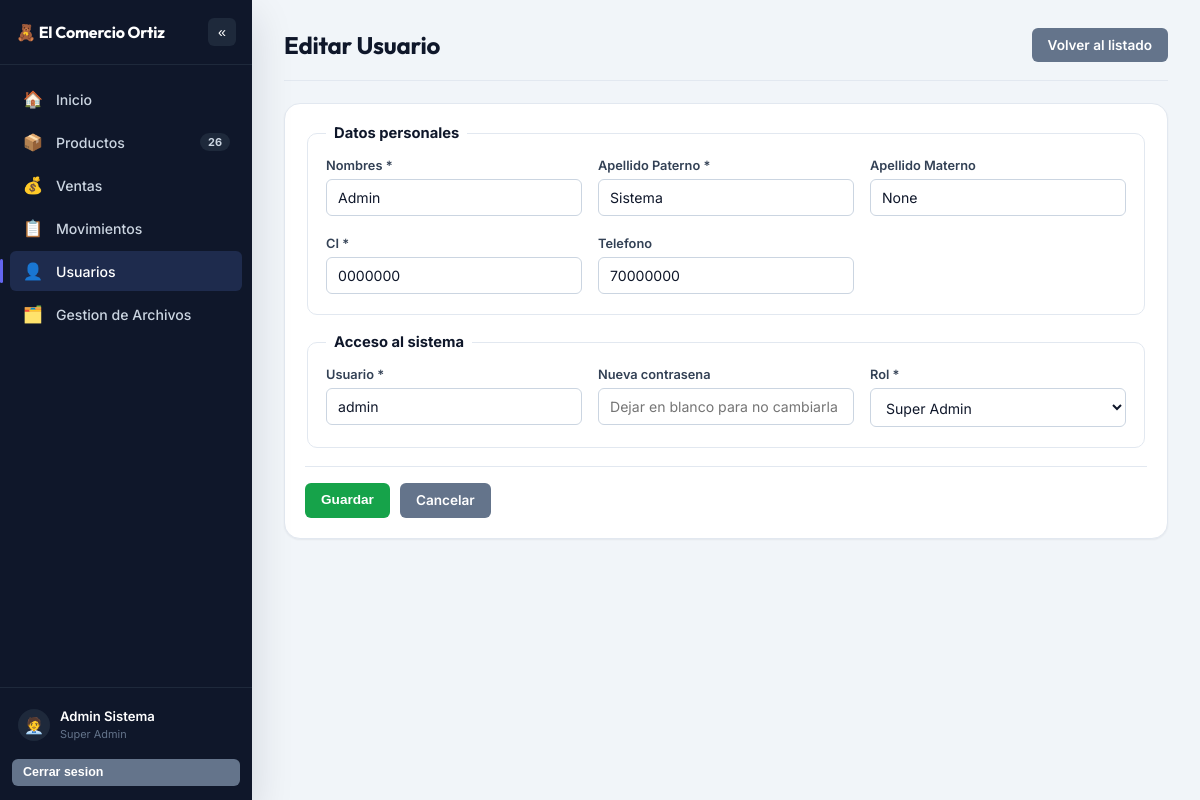
The app's page /personal/editar/2 (signed in) with its own data.
### tables this page shows
CREATE TABLE personal (
    id_personal INTEGER PRIMARY KEY AUTOINCREMENT,
    nombres TEXT NOT NULL,
    apellido_paterno TEXT NOT NULL,
    apellido_materno TEXT,
    ci TEXT UNIQUE NOT NULL,
    telefono TEXT,
    usuario TEXT UNIQUE NOT NULL,
    contrasena_hash TEXT NOT NULL,
    rol TEXT NOT NULL CHECK(rol IN ('Super Admin', 'Admin', 'Empleado', 'Bodega')),
    estado INTEGER DEFAULT 1 CHECK(estado IN (0, 1))  -- 1 = Activo, 0 = Inactivo
);

### controllers/personal_controller.py (the view, shortened to what this page needs)
@personal_bp.route('/editar/<int:id_personal>', methods=['GET', 'POST'])
@roles_required(ROL_SUPER_ADMIN)
def editar(id_personal):
    persona = personal_model.get_personal(id_personal)
    if not persona:
        flash('El usuario solicitado no existe.', 'danger')
        return redirect(url_for('personal.index'))
    return render_template('personal/personal_form.html', persona=persona, accion='Editar')

### models/database.py (called while the page is built)
def get_db():
    if 'db' not in g:
        g.db = sqlite3.connect(current_app.config['DATABASE'])
        g.db.row_factory = sqlite3.Row
        g.db.execute('PRAGMA foreign_keys = ON')
    return g.db

### models/personal_model.py (called while the page is built)
def get_personal(id_personal):
    db = get_db()
    return db.execute(
        "SELECT * FROM personal WHERE id_personal = ?", (id_personal,)
    ).fetchone()

### models/productos_model.py (called while the page is built)
def contar_productos():
    db = get_db()
    return db.execute("SELECT COUNT(*) AS c FROM productos").fetchone()['c']

def contar_faltantes():
    db = get_db()
    return db.execute("SELECT COUNT(*) AS c FROM productos WHERE cantidad < 0").fetchone()['c']

### models/ventas_model.py (called while the page is built)
def contar_pendientes(id_personal_filtro=None):
    db = get_db()
    if id_personal_filtro:
        return db.execute(
            "SELECT COUNT(*) AS c FROM ventas WHERE estado = 'Pendiente' AND id_personal_registro = ?",
            (id_personal_filtro,),
        ).fetchone()['c']
    return db.execute(
        "SELECT COUNT(*) AS c FROM ventas WHERE estado = 'Pendiente'"
    ).fetchone()['c']

### utilities/utilities.py (called while the page is built)
def roles_required(*roles_permitidos):
    def decorador(vista):
        @wraps(vista)
        def envoltura(*args, **kwargs):
            if 'id_personal' not in session:
                return redirect(url_for('auth.login'))
            if session.get('rol') not in roles_permitidos:
                flash('No tienes permisos para acceder a esa seccion.', 'danger')
                return redirect(url_for('inicio.index'))
            return vista(*args, **kwargs)
        return envoltura
    return decorador

### templates/personal/personal_form.html (shortened to what this page needs)
{% extends "shared/base.html" %}
{% block content %}
    <div class="page-header">
        <h1>{{ accion }} Usuario</h1>
        <a href="{{ url_for('personal.index') }}" class="btn btn-secondary">Volver al listado</a>
    </div>
    <form method="post" class="card" autocomplete="off">
        <fieldset>
            <legend>Datos personales</legend>
            <div class="form-grid">
                <div class="form-group">
                    <label>Nombres *</label>
                    <input type="text" name="nombres" required value="{{ persona.nombres if persona else '' }}">
                </div>
                <div class="form-group">
                    <label>Apellido Paterno *</label>
                    <input type="text" name="apellido_paterno" required value="{{ persona.apellido_paterno if persona else '' }}">
                </div>
                <div class="form-group">
                    <label>Apellido Materno</label>
                    <input type="text" name="apellido_materno" value="{{ persona.apellido_materno if persona else '' }}">
                </div>
                <div class="form-group">
                    <label>CI *</label>
                    <input type="text" name="ci" required value="{{ persona.ci if persona else '' }}">
                </div>
                <div class="form-group">
                    <label>Telefono</label>
                    <input type="text" name="telefono" value="{{ persona.telefono if persona else '' }}">
                </div>
            </div>
        </fieldset>
        <fieldset>
            <legend>Acceso al sistema</legend>
            <div class="form-grid">
                <div class="form-group">
                    <label>Usuario *</label>
                    <input type="text" name="usuario" required autocomplete="off" value="{{ persona.usuario if persona else '' }}">
                </div>
                <div class="form-group">
                    <label>{{ 'Contrasena *' if accion == 'Crear' else 'Nueva contrasena' }}</label>
                    <input type="password" name="contrasena" autocomplete="new-password" minlength="6"
                           {{ 'required' if accion == 'Crear' }}
                           placeholder="{{ 'Minimo 6 caracteres' if accion == 'Crear' else 'Dejar en blanco para no cambiarla' }}">
                </div>
                <div class="form-group">
                    <label>Rol *</label>
                    <select name="rol" required>
                        <option value="Super Admin" {{ 'selected' if persona and persona.rol == 'Super Admin' }}>Super Admin</option>
                    </select>
                </div>
            </div>
        </fieldset>
        <div class="form-actions">
            <button type="submit" class="btn btn-success">Guardar</button>
            <a href="{{ url_for('personal.index') }}" class="btn btn-secondary">Cancelar</a>
        </div>
    </form>
{% endblock %}

### templates/shared/base.html (shortened to what this page needs)
<!DOCTYPE html>
<html lang="es">
<head>
    <link rel="stylesheet" href="{{ url_for('static', filename='css/style.css') }}">
</head>
<body>
    <div class="app-wrapper">
        <aside class="sidebar" id="sidebar">
            <div class="sidebar-header">
                <span class="brand-text">🧸 El Comercio Ortiz</span>
                <button type="button" class="sidebar-toggle" id="sidebarToggle" title="Contraer/Expandir menu">
                    <span id="toggleIcon">&laquo;</span>
                </button>
            </div>
            <nav class="nav-tabs">
                <a href="{{ url_for('inicio.index') }}"
                   class="{{ 'active' if request.endpoint == 'inicio.index' }}">
                    <span class="nav-icon">🏠</span><span class="nav-text">Inicio</span>
                </a>
                <a href="{{ url_for('productos.index') }}"
                   class="{{ 'active' if request.blueprint == 'productos' }}">
                    <span class="nav-icon">📦</span><span class="nav-text">Productos</span>
                    {% if sidebar_total_productos is defined %}
                        <span class="nav-badge-group"><span id="badgeTotalProductos" class="nav-badge">{{ sidebar_total_productos }}</span></span>
                    {% endif %}
                </a>
                {% if session.get('rol') in ROLES_VENTAS %}
                <a href="{{ url_for('ventas.index') }}"
                   class="{{ 'active' if request.blueprint == 'ventas' }}">
                    <span class="nav-icon">💰</span><span class="nav-text">Ventas</span>
                        {% set carrito_count = session.get('carrito', [])|length %}
                </a>
                <a href="{{ url_for('movimientos.index') }}"
                   class="{{ 'active' if request.blueprint == 'movimientos' }}">
                    <span class="nav-icon">📋</span><span class="nav-text">Movimientos</span>
                </a>
                {% endif %}
                {% if session.get('rol') == ROL_SUPER_ADMIN %}
                <a href="{{ url_for('personal.index') }}"
                   class="{{ 'active' if request.blueprint == 'personal' }}">
                    <span class="nav-icon">👤</span><span class="nav-text">Usuarios</span>
                </a>
                {% endif %}
                {% if session.get('rol') in ROLES_GESTION %}
                <a href="{{ url_for('archivos.index') }}"
                   class="{{ 'active' if request.blueprint == 'archivos' }}">
                    <span class="nav-icon">🗂️</span><span class="nav-text">Gestion de Archivos</span>
                </a>
                {% endif %}
            </nav>
            <div class="sidebar-footer">
                <div class="sidebar-user">
                    <span class="nav-icon">🧑‍💼</span>
                    <span class="nav-text"><strong>{{ session.get('nombre_completo', '') }}</strong><br><small>{{ session.get('rol', '') }}</small></span>
                </div>
                <form action="{{ url_for('auth.logout') }}" method="post">
                    <button type="submit" class="btn btn-secondary btn-sm sidebar-logout" title="Cerrar sesion">Cerrar sesion</button>
                </form>
            </div>
        </aside>
        <main class="main-content">
            <div class="container">
                {% block content %}{% endblock %}
            </div>
        </main>
    </div>
</body>
</html>

### records on screen
personal: get "Super Admin", nombres "Admin", apellido_paterno "Sistema", ci "0000000", telefono "70000000", usuario "admin"

### other values on screen
{{ sidebar_total_productos }} "26"
{{ session.get('nombre_completo', '') }} "Admin Sistema"
{{ accion }} "Editar"
{{ 'Contrasena *' if accion == 'Crear' else 'Nueva contrasena' }} "Nueva contrasena"
